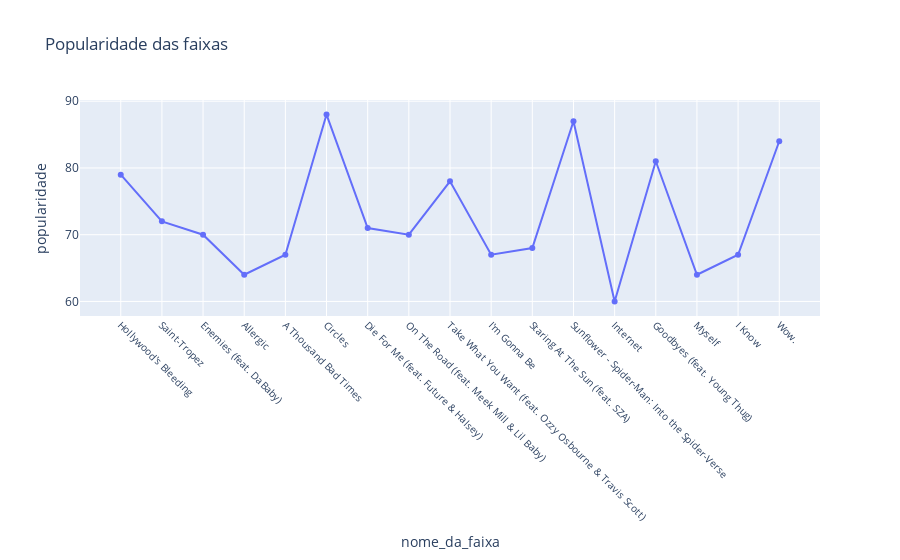

Notebook code for this chart:
### Markdown cell above
Hollywood's Bleeding é um álbum mais maduro e introspectivo do que seus antecessores. O álbum explora temas como amor, perda, fama e autoconhecimento. Post Malone mostra uma nova faceta de sua personalidade como artista, entregando versos mais vulneráveis e referências mais poderosas.

### Code cell
fig = px.scatter(hollywoodsb, x='nome_da_faixa', y='popularidade', title='Popularidade das faixas')
fig.update_traces(mode='lines+markers')
fig.update_xaxes(tickangle=45, tickfont=dict(size=10))  # Rotacionar os nomes das faixas e diminuir o tamanho da fonte
#fig.update_layout(height=800)  # Aumentar o tamanho do gráfico no eixo y
fig.show()

### Figure 1 — Plotly figure (JSON) as saved in the notebook; plotly's stock layout.template omitted (floating-point values rounded to 4 significant figures)
{"data": [{"hovertemplate": "nome_da_faixa=%{x}<br>popularidade=%{y}<extra></extra>", "legendgroup": "", "marker": {"color": "#636efa", "symbol": "circle"}, "mode": "lines+markers", "name": "", "orientation": "v", "showlegend": false, "type": "scatter", "x": ["Hollywood's Bleeding", "Saint-Tropez", "Enemies (feat. DaBaby)", "Allergic", "A Thousand Bad Times", "Circles", "Die For Me (feat. Future & Halsey)", "On The Road (feat. Meek Mill & Lil Baby)", "Take What You Want (feat. Ozzy Osbourne & Travis Scott)", "I'm Gonna Be", "Staring At The Sun (feat. SZA)", "Sunflower - Spider-Man: Into the Spider-Verse", "Internet", "Goodbyes (feat. Young Thug)", "Myself", "I Know", "Wow."], "xaxis": "x", "y": [79, 72, 70, 64, 67, 88, 71, 70, 78, 67, 68, 87, 60, 81, 64, 67, 84], "yaxis": "y"}], "layout": {"legend": {"tracegroupgap": 0}, "title": {"text": "Popularidade das faixas"}, "xaxis": {"anchor": "y", "domain": [0, 1], "tickangle": 45, "tickfont": {"size": 10}, "title": {"text": "nome_da_faixa"}}, "yaxis": {"anchor": "x", "domain": [0, 1], "title": {"text": "popularidade"}}}}
